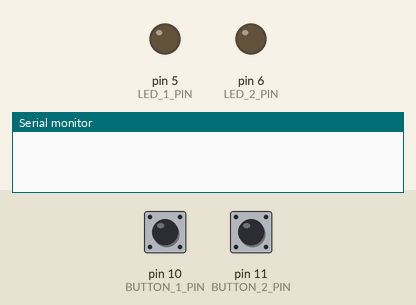
Recording of a program running on a simulated Arduino Uno, built with avr-gcc and run on an emulated ATmega328P. Parts: output pins drawn as LEDs (lit = HIGH), the last lines printed to the serial monitor. Dashed ring = blinking. The inputs (shaded band) are chosen by the test bench; at power-on: pin 10 (BUTTON_1_PIN) LOW, pin 11 (BUTTON_2_PIN) LOW.

Above: at 1.2 s.
1.3 s: pin 10 (BUTTON_1_PIN) pulled HIGH for 3.2 s
At 2.7 s:
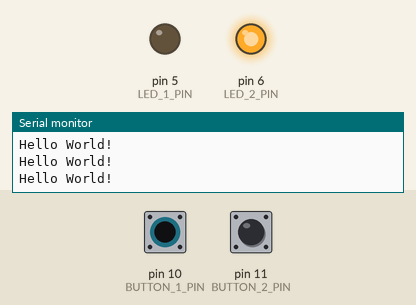
7.5 s: pin 11 (BUTTON_2_PIN) pulled HIGH for 0.15 s
10.6 s: pin 10 (BUTTON_1_PIN) driven HIGH
At 10.6 s:
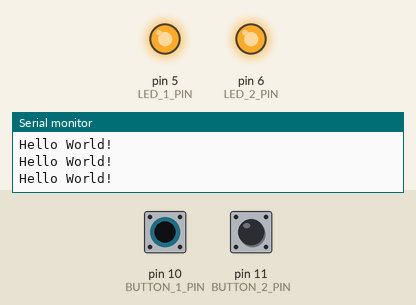
13.6 s: pin 10 (BUTTON_1_PIN) driven LOW
At 14.35 s:
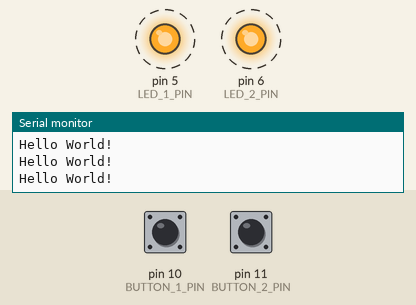
Timing chart, 0 to 17.6 s (numbered marks = the images above; inputs shaded):
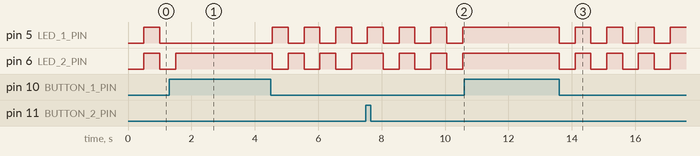

The program:

main.cpp
```cpp
#include <Arduino.h>
#include <avr/io.h>

// Pin numbers
#define BUTTON_1_PIN PB2
#define BUTTON_2_PIN PB3
#define LED_1_PIN PD5
#define LED_2_PIN PD6

// Digital pin masks for buttons and LEDs
#define BUTTON_1_MASK _BV(BUTTON_1_PIN)
#define BUTTON_2_MASK _BV(BUTTON_2_PIN)
#define LED_1_MASK _BV(LED_1_PIN)
#define LED_2_MASK _BV(LED_2_PIN)

// Debouncing variables
const int long DEBOUNCE_DELAY = 40;
unsigned long debounceTimeButton1 = 0;
unsigned long debounceTimeButton2 = 0;
int button1State = HIGH;
int lastButton1State = HIGH;
int button2State = HIGH;
int lastButton2State = HIGH;

// Variables for non-blocking delay
unsigned long previousMillis = 0;
const long interval = 500;

// Enum for button states
enum ButtonState {
  NO_BUTTON_PRESSED,
  BUTTON_1_PRESSED,
  BUTTON_2_PRESSED,
  BOTH_BUTTONS_PRESSED
};

/// @brief Debounce function for buttons.
/// @param buttonNumber
/// @param debounceTime
/// @param LastButtonState
/// @param buttonMask
/// @return ButtonState.
int DebounceButton(int buttonNumber, unsigned long& debounceTime, int& lastButtonState, int buttonMask) {
  int buttonState = HIGH;
  if (millis() - debounceTime > DEBOUNCE_DELAY) {
    buttonState = !(PINB & buttonMask);
    if (buttonState != lastButtonState) {
      debounceTime = millis();
      lastButtonState = buttonState;
    }
  }
  return buttonState;
}

/// @brief This functions handles the the button press, by toggling the bit in the PORD register that corresponds to ledPin.
/// @param ledPin
void handleButtonPress(int ledPin) {
  unsigned long currentMillis = millis();
  if (currentMillis - previousMillis >= interval) {
    PORTD |= _BV(ledPin);
    previousMillis = currentMillis;
  }
}

void setup() {
  Serial.begin(9600);
  // Set input (buttons) and output (LEDs) pins.
  DDRD |= B01100000;
  DDRB &= ~BUTTON_1_MASK;
  DDRB &= ~BUTTON_2_MASK;
}

void loop() {
  unsigned long currentMillis = millis(); // Declare currentMillis at the start of the loop

  button1State = DebounceButton(1, debounceTimeButton1, lastButton1State, BUTTON_1_MASK);
  button2State = DebounceButton(2, debounceTimeButton2, lastButton2State, BUTTON_2_MASK);

  // Combine the button states into a single byte
  ButtonState combinedButtonPressState = static_cast<ButtonState>((button2State << 1) | button1State);

  // Use of a switch-case statement to handle different cases
  switch (combinedButtonPressState) {
    // Only button 1 is pressed
    case BUTTON_1_PRESSED:
      handleButtonPress(LED_1_PIN);
      break;
    // Only button 2 is pressed
    case BUTTON_2_PRESSED:
      handleButtonPress(LED_2_PIN);
      Serial.println("Hello World!");
      break;
    // Both buttons are pressed
    case BOTH_BUTTONS_PRESSED:
      // Blink LEDs with alternating pattern.
      if (currentMillis - previousMillis >= interval) {
      // Toggle the bits in the PORTD register that correspond to LED_1_MASK and LED_2_MASK.
        PORTD ^= (LED_1_MASK | LED_2_MASK);
        previousMillis = currentMillis;
      }
      break;
    // No button is pressed
    default:
      // Turn all LEDs off.
      PORTD &= ~_BV(LED_1_PIN);
      PORTD &= ~_BV(LED_2_PIN);
      break;
  }
}
```

Measured:
- after the input at 10.6 s, pin 5 (LED_1_PIN), pin 6 (LED_2_PIN): stops changing and stays HIGH
- after the input at 13.6 s, pin 5 (LED_1_PIN), pin 6 (LED_2_PIN): alternates HIGH for 0.50 s and LOW for 0.50 s, starting at once
- by itself, pin 6 (LED_2_PIN): repeats every 1.0 s: LOW 0.50 s, HIGH 0.50 s
